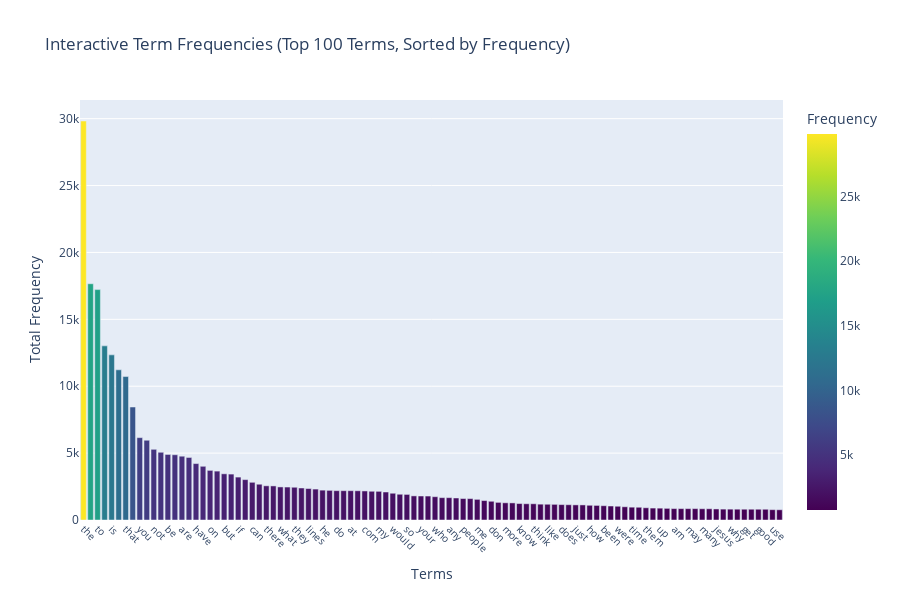

Notebook code for this chart:
### Markdown cell above
### >>> **Exercise 14 (take home):**
Additionally, you can attempt to sort the terms on the `x-axis` by frequency instead of in alphabetical order. This way the visualization is more meaninfgul and you will be able to observe the so called [long tail](https://en.wikipedia.org/wiki/Long_tail) (get familiar with this term since it will appear a lot in data mining and other statistics courses). see picture below

![alt txt](https://upload.wikimedia.org/wikipedia/commons/thumb/8/8a/Long_tail.svg/1000px-Long_tail.svg.png)

### Code cell
# Answer here
term_frequencies = np.asarray(X_counts.sum(axis=0))[0]

# Select top 100 terms by frequency and sort
n_terms = 100  # Reduced from 300 for better visualization
term_indices = np.argsort(term_frequencies)[::-1][:n_terms]  # Sort by frequency descending
term_frequencies_sorted = term_frequencies[term_indices]
terms_sorted = count_vect.get_feature_names_out()[term_indices]

# Create DataFrame for plotting
df = pd.DataFrame({
    'Terms': terms_sorted,
    'Frequency': term_frequencies_sorted
})

# Plot interactive bar chart
fig = px.bar(df,
             x='Terms',
             y='Frequency',
             title='Interactive Term Frequencies (Top 100 Terms, Sorted by Frequency)',
             labels={'Terms': 'Terms', 'Frequency': 'Total Frequency'},
             height=600,
             color='Frequency',
             color_continuous_scale='Viridis')  # Viridis for better contrast

# Customize layout
fig.update_layout(
    xaxis=dict(tickangle=45, tickfont=dict(size=10)),
    yaxis=dict(title='Total Frequency'),
    bargap=0.2,
    coloraxis_colorbar_title="Frequency"
)

# Show the interactive plot
fig.show()

### Figure 1 — Plotly figure (JSON) as saved in the notebook; plotly's stock layout.template omitted (floating-point values rounded to 4 significant figures)
{"data": [{"hovertemplate": "Terms=%{x}<br>Total Frequency=%{marker.color}<extra></extra>", "legendgroup": "", "marker": {"color": [29825, 17660, 17222, 13017, 12343, 11226, 10723, 8447, 6157, 5962, 5285, 5063, 4898, 4877, 4769, 4675, 4218, 4015, 3709, 3655, 3453, 3432, 3208, 3020, 2818, 2674, 2556, 2548, 2472, 2464, 2448, 2393, 2353, 2312, 2232, 2216, 2193, 2192, 2191, 2186, 2172, 2148, 2143, 2093, 2000, 1925, 1912, 1802, 1793, 1791, 1742, 1671, 1669, 1645, 1604, 1599, 1543, 1453, 1400, 1318, 1286, 1278, 1230, 1215, 1213, 1184, 1177, 1170, 1151, 1142, 1130, 1127, 1100, 1090, 1068, 1045, 1028, 989, 959, 952, 914, 892, 885, 870, 852, 851, 850, 850, 841, 840, 825, 814, 811, 808, 806, 805, 805, 803, 772, 766], "coloraxis": "coloraxis", "pattern": {"shape": ""}}, "name": "", "orientation": "v", "showlegend": false, "textposition": "auto", "type": "bar", "x": ["the", "of", "to", "and", "is", "in", "that", "it", "you", "for", "not", "this", "be", "from", "are", "edu", "have", "as", "on", "with", "but", "or", "if", "was", "can", "we", "there", "by", "what", "subject", "they", "an", "lines", "one", "he", "god", "do", "organization", "at", "re", "com", "about", "my", "all", "would", "will", "so", "some", "your", "no", "who", "has", "any", "writes", "people", "which", "me", "article", "don", "his", "more", "other", "know", "when", "think", "their", "like", "university", "does", "out", "just", "only", "how", "also", "been", "than", "were", "then", "time", "because", "them", "posting", "up", "had", "am", "should", "may", "these", "many", "say", "jesus", "see", "why", "us", "get", "very", "good", "believe", "use", "such"], "xaxis": "x", "y": [29825, 17660, 17222, 13017, 12343, 11226, 10723, 8447, 6157, 5962, 5285, 5063, 4898, 4877, 4769, 4675, 4218, 4015, 3709, 3655, 3453, 3432, 3208, 3020, 2818, 2674, 2556, 2548, 2472, 2464, 2448, 2393, 2353, 2312, 2232, 2216, 2193, 2192, 2191, 2186, 2172, 2148, 2143, 2093, 2000, 1925, 1912, 1802, 1793, 1791, 1742, 1671, 1669, 1645, 1604, 1599, 1543, 1453, 1400, 1318, 1286, 1278, 1230, 1215, 1213, 1184, 1177, 1170, 1151, 1142, 1130, 1127, 1100, 1090, 1068, 1045, 1028, 989, 959, 952, 914, 892, 885, 870, 852, 851, 850, 850, 841, 840, 825, 814, 811, 808, 806, 805, 805, 803, 772, 766], "yaxis": "y"}], "layout": {"bargap": 0.2, "barmode": "relative", "coloraxis": {"colorbar": {"title": {"text": "Frequency"}}, "colorscale": [[0, "#440154"], [0.1111, "#482878"], [0.2222, "#3e4989"], [0.3333, "#31688e"], [0.4444, "#26828e"], [0.5556, "#1f9e89"], [0.6667, "#35b779"], [0.7778, "#6ece58"], [0.8889, "#b5de2b"], [1, "#fde725"]]}, "height": 600, "legend": {"tracegroupgap": 0}, "title": {"text": "Interactive Term Frequencies (Top 100 Terms, Sorted by Frequency)"}, "xaxis": {"anchor": "y", "domain": [0, 1], "tickangle": 45, "tickfont": {"size": 10}, "title": {"text": "Terms"}}, "yaxis": {"anchor": "x", "domain": [0, 1], "title": {"text": "Total Frequency"}}}}
